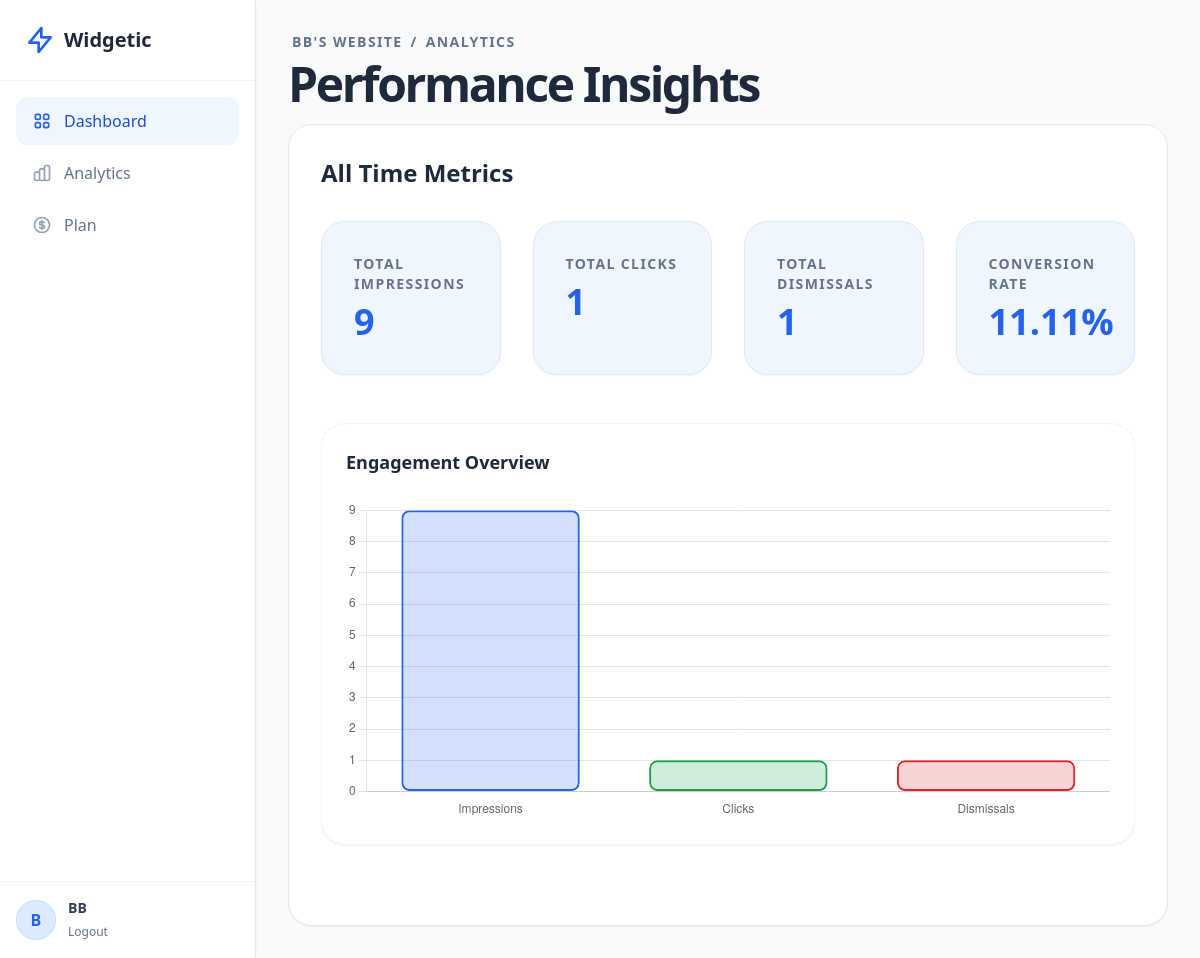
/website/b7f8d201-4792-438c-93b8-752e735d7f29/analytics (signed in), run on the app's committed database.
### models.py (models this page shows)
class User(UserMixin, db.Model):
    id = db.Column(db.String(36), primary_key=True, default=lambda: str(uuid.uuid4()))
    email = db.Column(db.String(120), unique=True, nullable=False, index=True)
    password_hash = db.Column(db.String(128))
    name = db.Column(db.String(100))
    global_role = db.Column(db.Enum(GlobalRole), default=GlobalRole.USER)
    status = db.Column(db.Enum(UserStatus), default=UserStatus.ACTIVE)
    created_widgets = db.relationship('Widget', backref='creator', lazy=True, foreign_keys='Widget.created_by_id')
    created_at = db.Column(db.DateTime, default=datetime.utcnow)
    websites = db.relationship('WebsiteMember', backref='user', lazy=True)
    created_at = db.Column(db.DateTime, default=datetime.utcnow)
    updated_at = db.Column(db.DateTime, default=datetime.utcnow, onupdate=datetime.utcnow)

class Website(db.Model):
    id = db.Column(db.String(36), primary_key=True, default=lambda: str(uuid.uuid4()))
    public_key = db.Column(db.String(36), unique=True, default=lambda: str(uuid.uuid4()), index=True)
    name = db.Column(db.String(100), nullable=False)
    domain = db.Column(db.String(255)) # e.g., https://example.com
    created_at = db.Column(db.DateTime, default=datetime.utcnow)
    settings = db.Column(db.JSON, default={})
    max_widgets = db.Column(db.Integer, default=3)
    members = db.relationship('WebsiteMember', backref='website', lazy=True)
    widgets = db.relationship('Widget', backref='website', lazy=True)

### app.py (the view)
@app.route('/website/<website_id>/analytics')
@login_required
def website_analytics(website_id):
    website = Website.query.get_or_404(website_id)
    member = WebsiteMember.query.filter_by(user_id=current_user.id, website_id=website.id).first()
    if not member and current_user.global_role != GlobalRole.SUPERADMIN:
        flash("Unauthorized")
        return redirect(url_for('dashboard'))
    total_views = sum(w.views for w in website.widgets)
    total_clicks = sum(w.clicks for w in website.widgets)
    ctr = (total_clicks / total_views * 100) if total_views > 0 else 0
    return render_template('dashboard/analytics.html',
                            website=website,
                            widgets=website.widgets,
                            total_views=total_views,
                            total_clicks=total_clicks,
                            ctr=ctr)

### app.py (called while the page is built)
@login_manager.user_loader
def load_user(user_id):
    return User.query.get(user_id)

### templates/dashboard/analytics.html (shortened to what this page needs)
{% extends "base.html" %}
{% block content %}
<div class="max-w-6xl mx-auto">
    <div class="mb-4 flex justify-between items-end">
        <div>
            <div class="flex items-center gap-2 text-sm text-slate-500 mb-2 font-bold uppercase tracking-widest px-1">
                <a href="{{ url_for('website_detail', website_id=website.id) }}" class="hover:text-blue-600 transition-colors">{{ website.name }}</a>
                <span>/</span>
                <span>Analytics</span>
            </div>
            <h1 class="text-5xl font-black text-slate-800 tracking-tighter">Performance Insights</h1>
        </div>
    </div>
    <div class="bg-white rounded-3xl border border-gray-200 shadow-sm p-8 min-h-[600px]">
        <h2 class="text-2xl font-bold text-slate-800 mb-8">All Time Metrics</h2>
        <div class="grid grid-cols-1 md:grid-cols-4 gap-8 mb-12">
            <div class="p-8 bg-blue-50 rounded-3xl border border-blue-100 shadow-sm relative overflow-hidden group">
                <p class="text-sm font-bold text-slate-500 uppercase tracking-widest mb-2">Total Impressions</p>
                <p class="text-4xl font-black text-blue-600">{{ widgets|sum(attribute='views') }}</p>
            </div>
            <div class="p-8 bg-blue-50 rounded-3xl border border-blue-100 shadow-sm relative overflow-hidden group">
                <p class="text-sm font-bold text-slate-500 uppercase tracking-widest mb-2">Total Clicks</p>
                <p class="text-4xl font-black text-blue-600">{{ widgets|sum(attribute='clicks') }}</p>
            </div>
            <div class="p-8 bg-blue-50 rounded-3xl border border-blue-100 shadow-sm relative overflow-hidden group">
                <p class="text-sm font-bold text-slate-500 uppercase tracking-widest mb-2">Total Dismissals</p>
                <p class="text-4xl font-black text-blue-600">{{ widgets|sum(attribute='dismissals') }}</p>
            </div>
            <div class="p-8 bg-blue-50 rounded-3xl border border-blue-100 shadow-sm relative overflow-hidden group">
                <p class="text-sm font-bold text-slate-500 uppercase tracking-widest mb-2">Conversion Rate</p>
                <p class="text-4xl font-black text-blue-600">
                    {% if total_views > 0 %}
                        {{ "%.2f"|format(total_clicks / total_views * 100) }}%
                    {% else %}
                        0.00%
                    {% endif %}
                </p>
            </div>
        </div>
        <div class="mb-12 bg-white p-6 rounded-3xl border border-gray-100 shadow-sm">
            <h3 class="text-lg font-bold text-slate-800 mb-6">Engagement Overview</h3>
            <div class="h-80 w-full">
                <canvas id="metricsChart"></canvas>
            </div>
        </div>
        <script>
            const ctx = document.getElementById('metricsChart').getContext('2d');
            // Data from Jinja
            const views = {{ widgets|sum(attribute='views') }};
            const clicks = {{ widgets|sum(attribute='clicks') }};
            const dismissals = {{ widgets|sum(attribute='dismissals') }};
            new Chart(ctx, {
                type: 'bar',
                data: {
                    labels: ['Impressions', 'Clicks', 'Dismissals'],
                    datasets: [{
                        label: 'Total Count',
                        data: [views, clicks, dismissals],
                        backgroundColor: [
                            'rgba(37, 99, 235, 0.2)', // Blue-600 with opacity
                            'rgba(22, 163, 74, 0.2)', // Green-600
                            'rgba(220, 38, 38, 0.2)'  // Red-600
                        ],
                        borderColor: [
                            'rgb(37, 99, 235)',
                            'rgb(22, 163, 74)',
                            'rgb(220, 38, 38)'
                        ],
                        borderWidth: 2,
                        borderRadius: 8,
                        borderSkipped: false
                    }]
                },
                options: {
                    responsive: true,
                    maintainAspectRatio: false,
                    plugins: {
                        legend: {
                            display: false
                        }
                    },
                    scales: {
                        y: {
                            beginAtZero: true,
                            grid: {
                                display: true,
                                borderDash: [5, 5]
                            }
                        },
                        x: {
                            grid: {
                                display: false
                            }
                        }
                    }
                }
            });
        </script>
    </div>
</div>
{% endblock %}

### templates/base.html (shortened to what this page needs)
<!DOCTYPE html>
<html lang="en">
<head>
    <script src="https://cdn.tailwindcss.com?plugins=forms,typography"></script>
</head>
<body class="bg-slate-50 text-slate-600 h-screen flex overflow-hidden">
    {% if current_user.is_authenticated %}
    <aside class="w-64 bg-white border-r border-gray-200 flex flex-col z-20 shadow-sm">
        <div class="p-6 border-b border-gray-100">
            <a href="{{ url_for('dashboard') }}" class="flex items-center gap-2 text-xl font-bold text-slate-800">
                <svg class="w-8 h-8 text-blue-600" width="32" height="32" fill="none" stroke="currentColor" viewBox="0 0 24 24">
                    <path stroke-linecap="round" stroke-linejoin="round" stroke-width="2" d="M13 10V3L4 14h7v7l9-11h-7z"></path>
                </svg>
                Widgetic
            </a>
        </div>
        <nav class="flex-grow p-4 space-y-1">
            <a href="{{ url_for('dashboard') }}" class="flex items-center gap-3 px-4 py-3 text-blue-700 bg-blue-50 rounded-xl hover:bg-blue-100 transition-all duration-200 group font-medium">
                <span>Dashboard</span>
            </a>
            {% if website and website.id %}
            <a href="{{ url_for('website_analytics', website_id=website.id) }}" class="flex items-center gap-3 px-4 py-3 text-slate-500 hover:text-blue-700 hover:bg-blue-50 rounded-xl transition-all duration-200 group font-medium">
                <span>Analytics</span>
            </a>
            <a href="{{ url_for('website_pricing', website_id=website.id) }}" class="flex items-center gap-3 px-4 py-3 text-slate-500 hover:text-blue-700 hover:bg-blue-50 rounded-xl transition-all duration-200 group font-medium">
                <span>Plan</span>
            </a>
            {% endif %}
        </nav>
        <div class="p-4 border-t border-gray-100">
            <div class="flex items-center gap-3">
                <div class="w-10 h-10 rounded-full bg-blue-100 flex items-center justify-center text-blue-600 font-bold border border-blue-200">
                    {{ current_user.name[0].upper() }}
                </div>
                <div class="overflow-hidden">
                    <p class="text-sm font-bold text-slate-700 truncate">{{ current_user.name }}</p>
                    <a href="{{ url_for('logout') }}" class="text-xs text-slate-500 hover:text-blue-600 transition-colors">Logout</a>
                </div>
            </div>
        </div>
    </aside>
    {% endif %}
    <main class="flex-1 flex flex-col overflow-hidden relative {% if not current_user.is_authenticated %} w-full {% endif %}">
        <div class="flex-1 overflow-auto bg-slate-50 p-6 md:p-8">
            {% block content %}{% endblock %}
        </div>
    </main>
</body>
</html>

### data on the page
User: name "B", name "BB"
Website: name "BB'S WEBSITE"

### other printed values
{{ widgets|sum(attribute='views') }} "9"
{{ widgets|sum(attribute='clicks') }} "1"
{{ widgets|sum(attribute='dismissals') }} "1"
{{ "%.2f"|format(total_clicks / total_views * 100) }} "11.11"
chart data {{ widgets|sum(attribute='views') }} 9
chart data {{ widgets|sum(attribute='clicks') }} 1
chart data {{ widgets|sum(attribute='dismissals') }} 1
